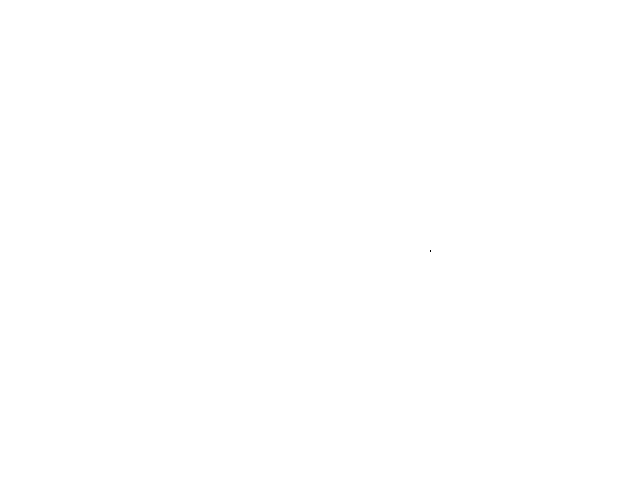
Frame 1 (no input)
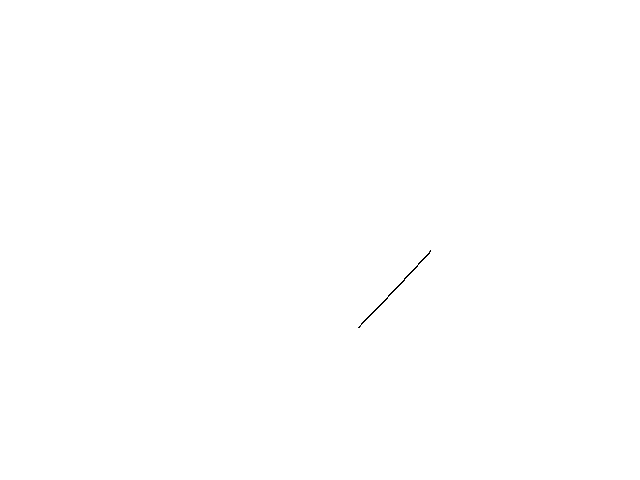
Frame 60 (the mouse pressed at the canvas centre just before this capture)
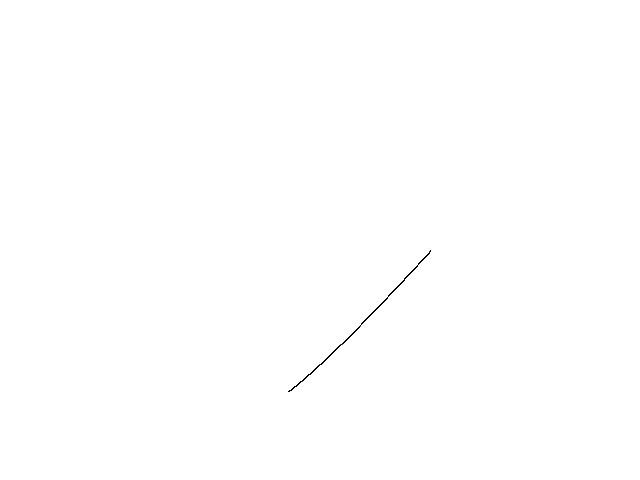
Frame 120 (the mouse held since frame 60 and released just before this capture)

The Processing sketch that drew these frames (run headless with seeded random() and noise(); from frame 60 on, the mouse is pressed at the canvas centre):

// Processing sketch: Chromosome_Oscillator
// ── Chromosome_Oscillator.pde
// Chromosome oscillations in mitosis //

  float x = 38.0;
  float y = 11.0;
  float dt = 0.007;
  float N = 100.0;
  float ku = 1.65;
  float ns = 11.5;
  float neta = 5.2;
  float V0 = 2.38 / 60.0;
  float f = 2.0;


void setup() {
  
  size(640, 480);
  background(255);
  
}
 

void draw() {
  
  for (int i=0; i<100; i++) {
    
    float nx = x;
    float ny = y;
    float kbr = 266.0 / pow(y, 2.0);
    
    x = nx + dt * (kbr * (N - nx) - ku * exp(f * (ns+neta) / (nx+neta)) * nx);
    y = ny + dt * (V0 * (nx - ns) / (nx + neta));
  
    point(50+(10*x), -630+(80*y));

  }

}
